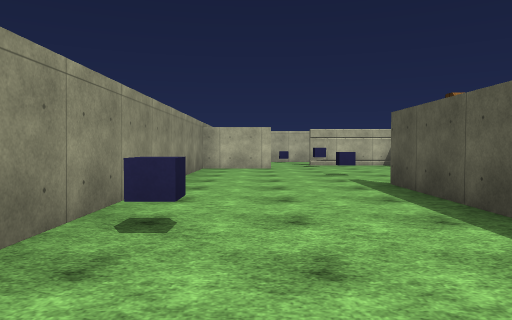
View 1 (above)

24 first-person views from a walk through a scene from a Unity 3-D project. The camera is 1.27 m above the floor, tilts 2° down and sees 70° across. The floor is counted in squares, 2.26 m on a side. Each view is taken from the middle of a square. On the plan, view 1 faces up. The plan holds only what a view shows up to about 10 squares ahead; the rest is blank. The player character is not drawn. Surface patterns are stand-ins for the level's own textures.

View 2
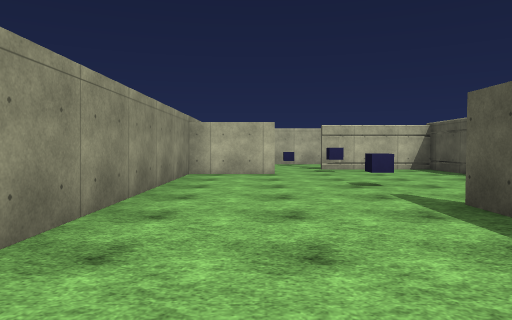

View 3
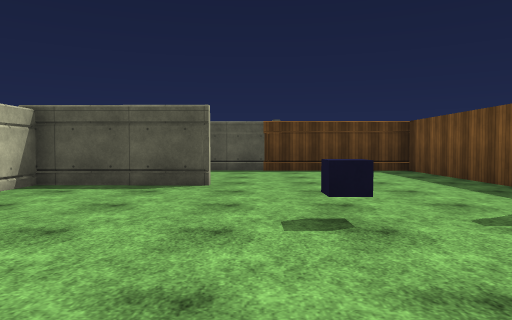

View 4
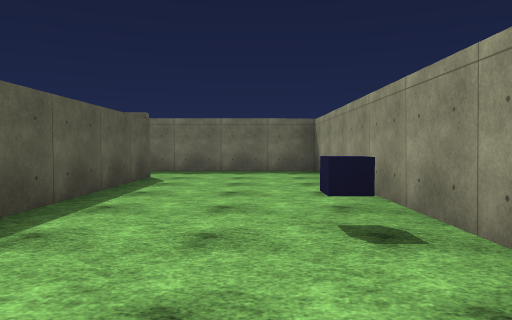

View 5
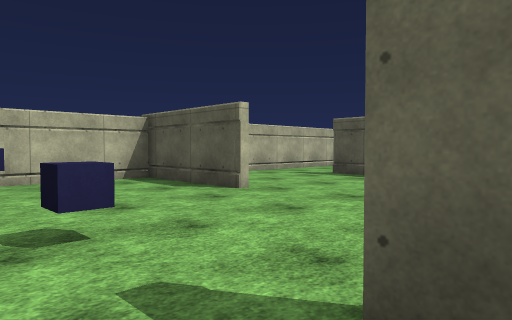

View 6
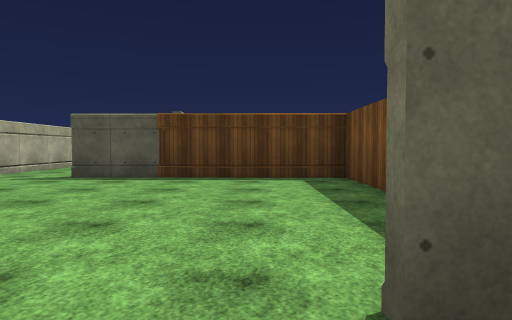

View 7
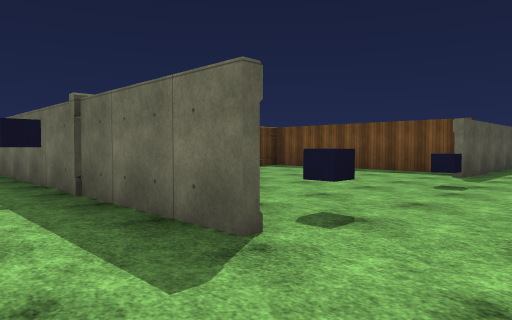

View 8
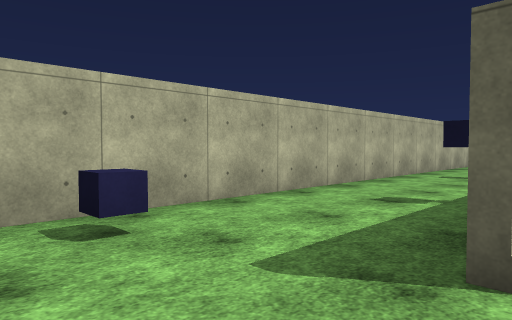

View 9
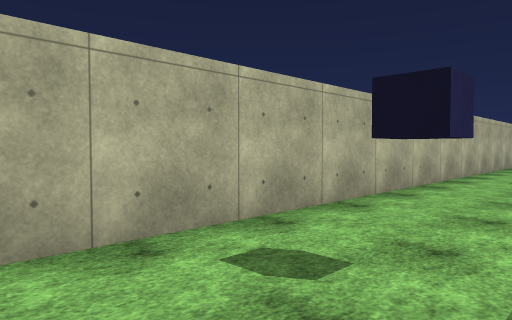

View 10
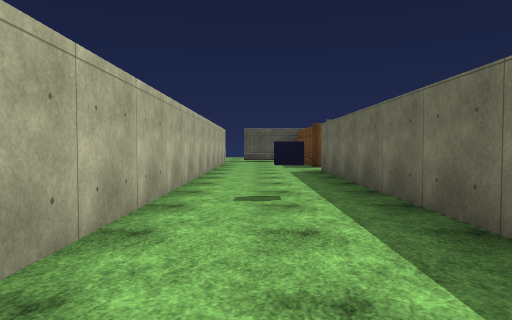

View 11
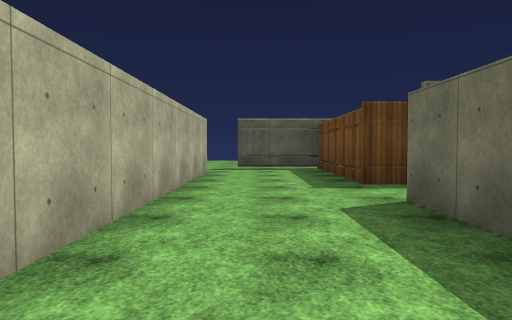

View 12
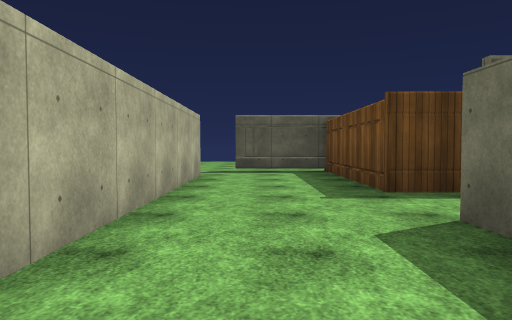

View 13
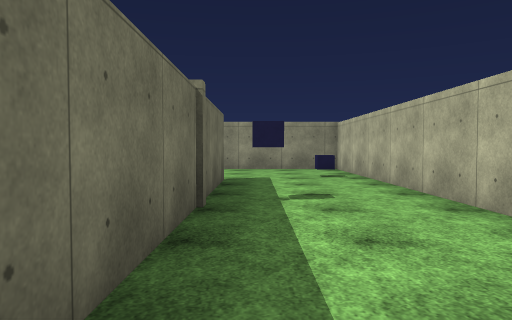

View 14
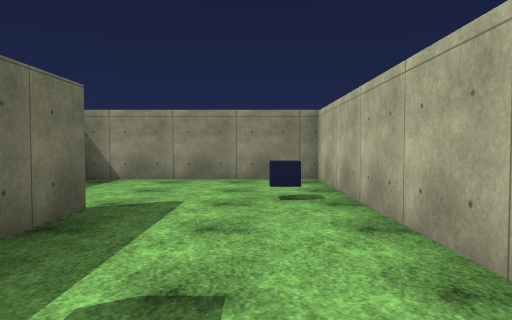

View 15
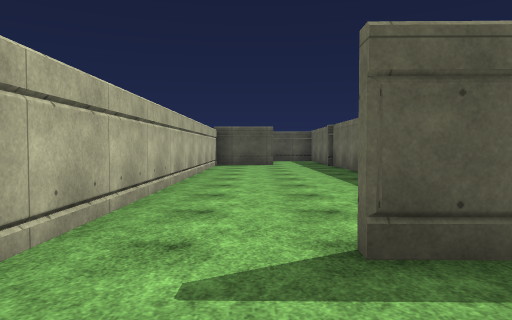

View 16
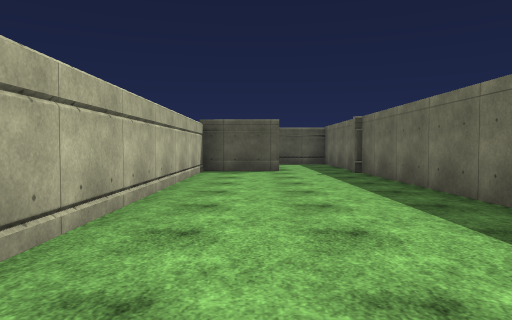

View 17
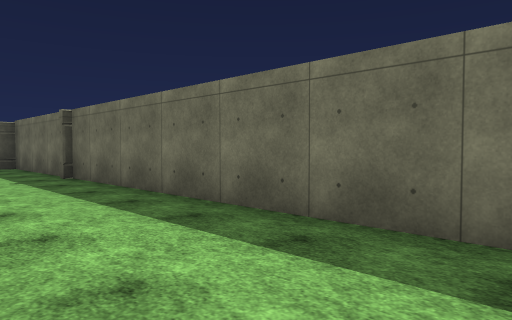

View 18
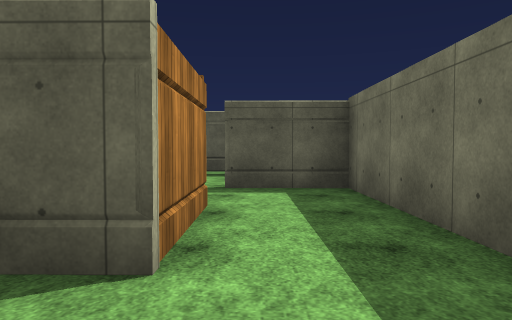

View 19
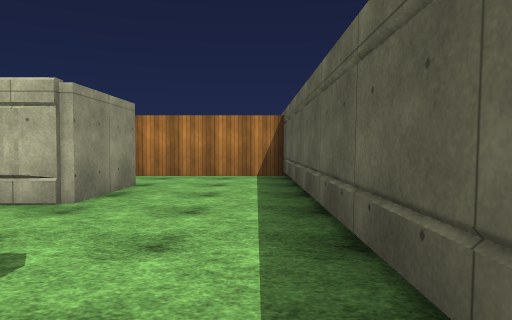

View 20
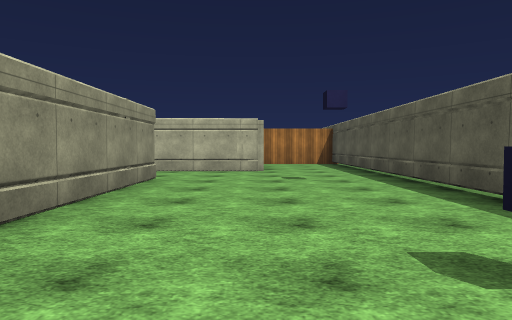

View 21
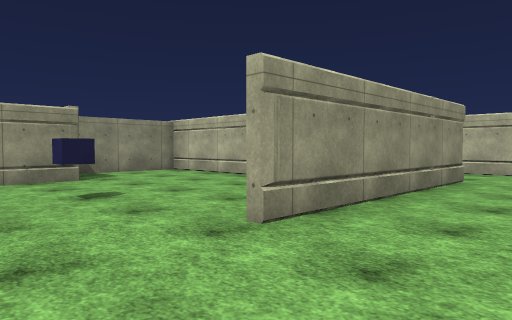

View 22
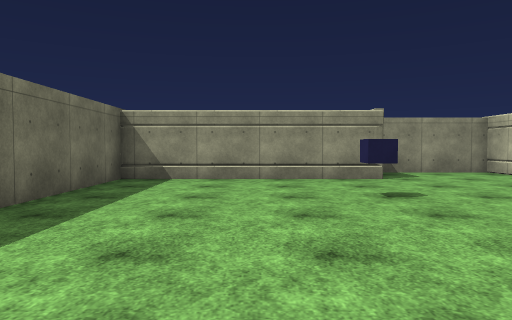

View 23
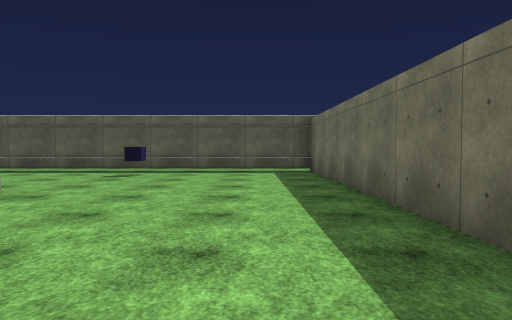

View 24
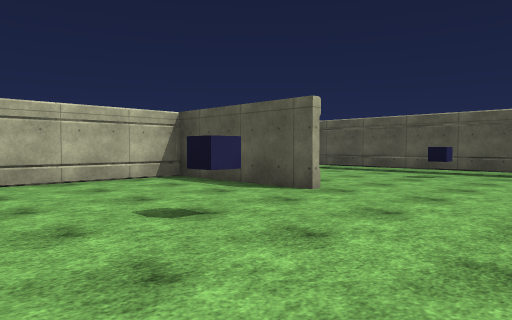

### Floor plan
Ten units are one square. View 1 is at (0, 0); x grows to the right and y downward. Boxes are objects, and circles mark ways between rooms. Rooms are numbered by the first view taken in them; rooms with no view inside come last. Other rooms are left out.
<svg viewBox="-20 -146 260 187">
<path fill="none" stroke="#000" d="M25 -43 77 -43 78 -95M44 -86 44 -113 16 -113M5 -97 -14 -97 -14 36 25 35M20 20 21 -56M85 -113 70 -113M111 -114 179 -114M16 -114 90 -114M195 -114 235 -114 235 -135M223 -141 -14 -141 -14 -100M104 -76 195 -77M195 -95 176 -95 176 -112 85 -113M190 -9 190 -41 129 -41 129 -17M192 -56 192 -9M146 -13 145 34 235 33 235 -75M212 -75 186 -75M212 -76 207 -75M212 -95 212 -76M235 -75 235 -112 206 -112M195 -77 210 -77 210 -95"/>
<rect x="-15" y="-25" width="10" height="10" fill="#bbb"><title>block</title></rect>
<rect x="15" y="-75" width="10" height="10" fill="#bbb"><title>block</title></rect>
<rect x="15" y="-105" width="10" height="10" fill="#bbb"><title>block</title></rect>
<rect x="5" y="-135" width="10" height="10" fill="#bbb"><title>block</title></rect>
<rect x="125" y="-135" width="10" height="10" fill="#bbb"><title>block</title></rect>
<rect x="165" y="-5" width="10" height="10" fill="#bbb"><title>block</title></rect>
<rect x="215" y="-5" width="10" height="10" fill="#bbb"><title>block</title></rect>
<circle cx="10" cy="-100" r="3" fill="#2a7"/>
<circle cx="90" cy="-100" r="3" fill="#2a7"/>
<circle cx="190" cy="-90" r="3" fill="#2a7"/>
<circle cx="225" cy="-85" r="3" fill="#2a7"/>
<text x="30" y="-50">1</text>
<text x="100" y="-120">2</text>
<text x="140" y="-90">3</text>
<text x="200" y="-20">4</text>
<text x="220" y="-90">5</text>
</svg>
Room 1 opens to room 2. Room 1 opens to room 3. Room 3 opens to room 5. Room 4 opens to room 5.

Where each view was taken, in squares from view 1:
view 1: 0 up, 0 right, facing up
view 2: 2 up, 0 right, facing up
view 3: 8 up, 1 left, facing right
view 4: 5 up, 0 right, facing down
view 5: 5 up, 1 right, facing up-right
view 6: 6 up, 1 right, facing right
view 7: 13 up, 0 right, facing down-right
view 8: 11 up, 0 right, facing up-right
view 9: 12 up, 6 right, facing up-right
view 10: 13 up, 9 right, facing right
view 11: 13 up, 14 right, facing right
view 12: 13 up, 15 right, facing right
view 13: 12 up, 8 right, facing left
view 14: 13 up, 5 right, facing left
view 15: 10 up, 6 right, facing right
view 16: 10 up, 9 right, facing right
view 17: 10 up, 10 right, facing down-right
view 18: 9 up, 16 right, facing right
view 19: 4 up, 23 right, facing up
view 20: 1 down, 21 right, facing up
view 21: 1 down, 21 right, facing up-left
view 22: 1 down, 21 right, facing left
view 23: 2 down, 15 right, facing right
view 24: 2 down, 15 right, facing up-right
